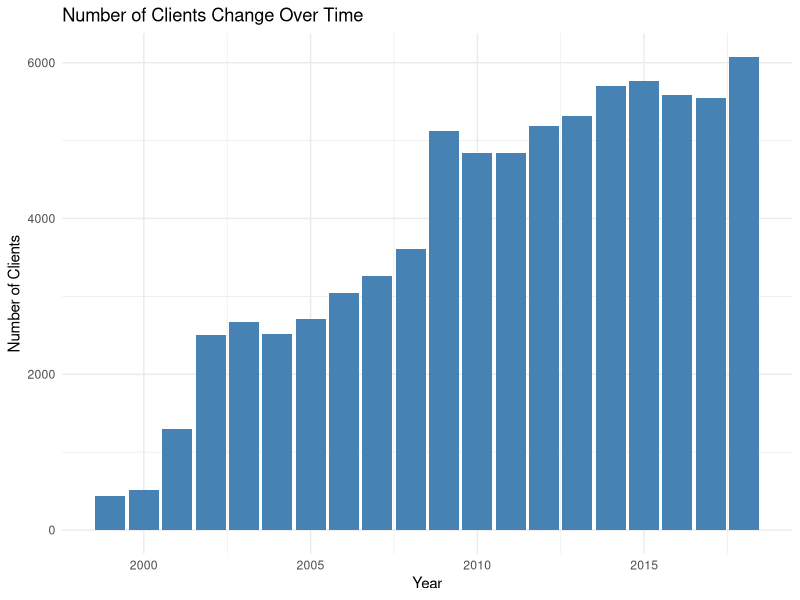
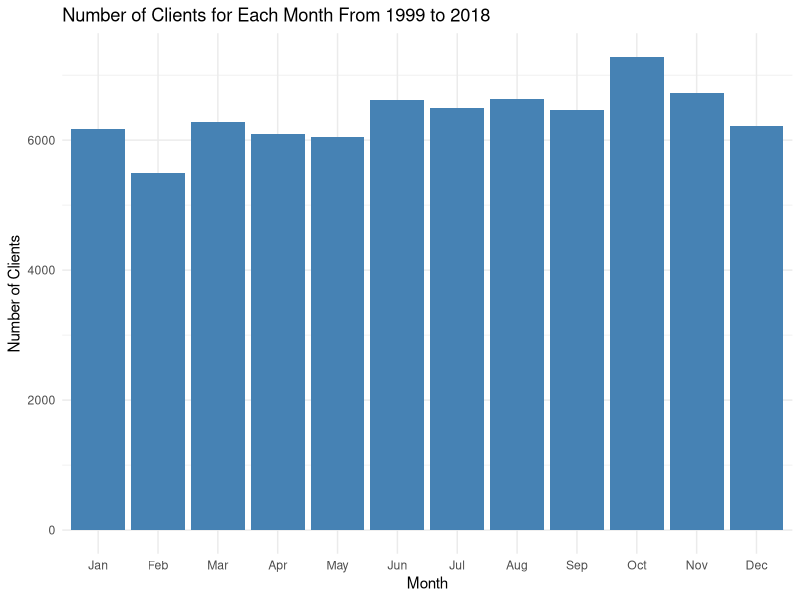
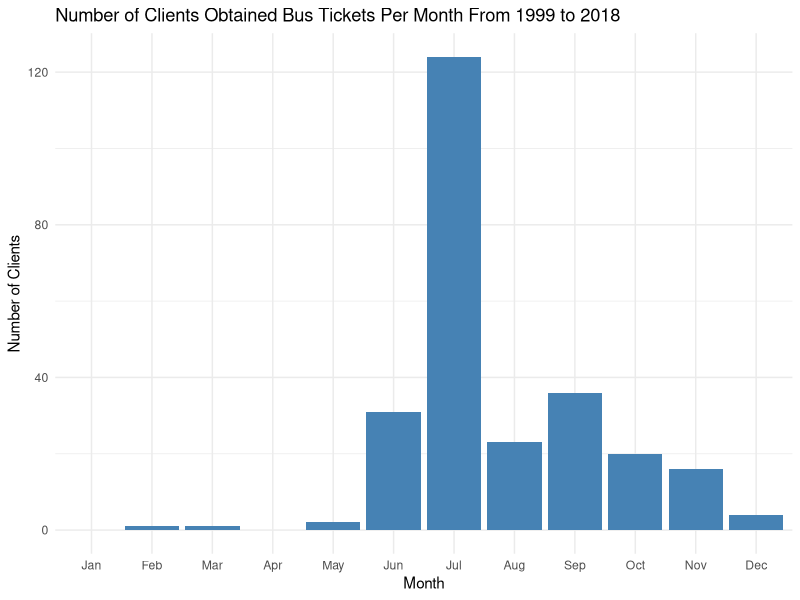
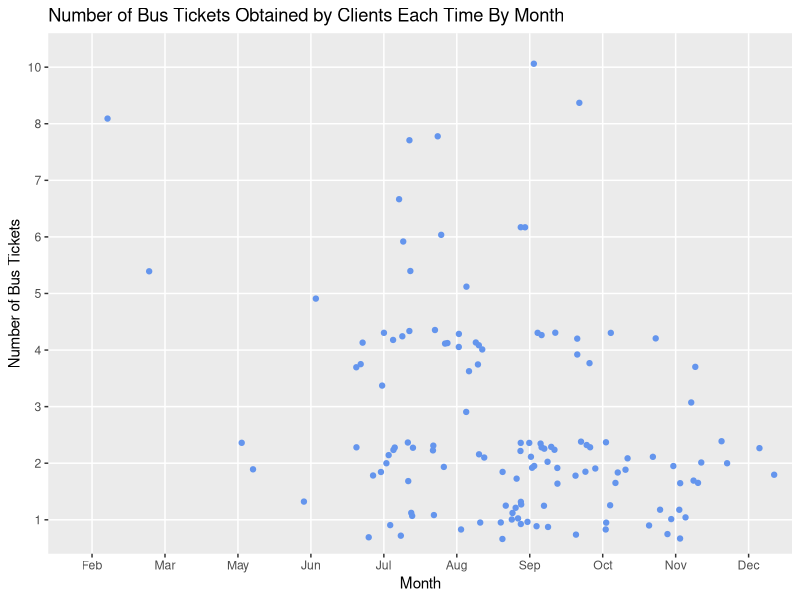
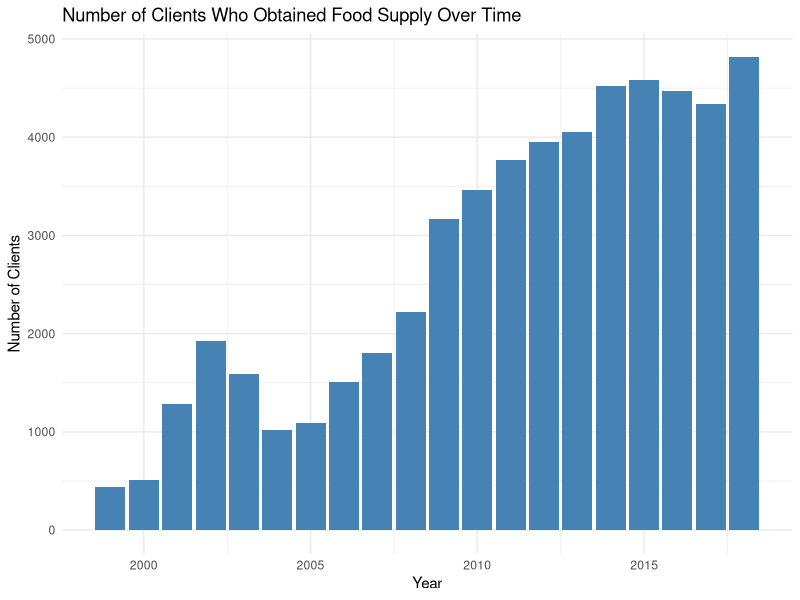
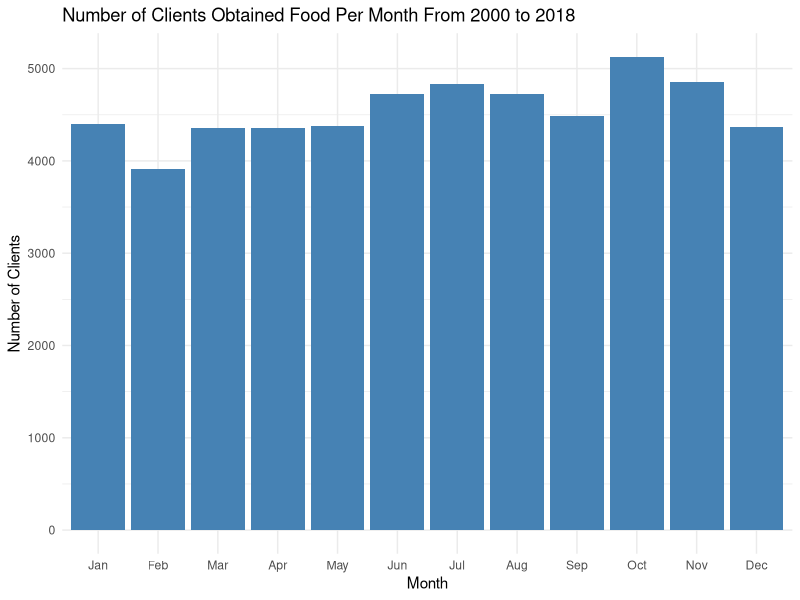
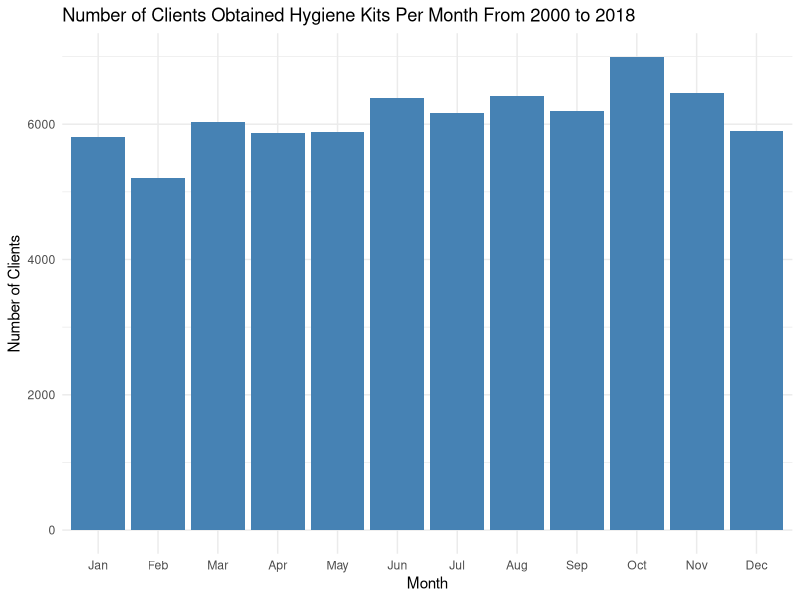

Recreate these plots in R, in order.
## ---- chunk 1
knitr::opts_chunk$set(echo = TRUE)
## ---- chunk 2
library(tidyverse)
library(ggplot2)
library(psych)


require(data.table)
data<-as.data.frame(fread("UMD_Services_Provided_20190719.tsv"))

data1= data %>% 
    separate(Date, into=c("Month", "Day", "Year")) %>%
    filter(1999<= Year & Year <= 2018)

x <- data1 %>%     
  group_by(Year)%>% 
    summarise(count=n())

x$year <- as.numeric(x$Year)

ggplot(data=x, aes(x=year, y=count)) +
  geom_bar(stat="identity", fill="steelblue")+
  theme_minimal() +  
  labs(x='Year',
       y='Number of Clients',
       title='Number of Clients Change Over Time')



## ---- chunk 3
data$date <- as.Date(data$Date, "%m/%d/%Y")

data1$month <- as.numeric(as.character(data1$Month))
data1$year <- as.numeric(as.character(data1$Year))

x2 <- subset(data1, select= c(21, 22,3, 4, 6, 7, 8, 9, 10, 11, 12, 13))
x2$Month<- month.abb[x2$month]
  
x3<- x2 %>% 
  group_by(month) %>%
  summarise(count=n())

x3$Month <- month.abb[x3$month] 
 
o <- ordered(x3$Month, levels = c("Jan", "Feb", "Mar","Apr","May", "Jun", "Jul", "Aug", "Sep", "Oct", "Nov", "Dec"))

x3 %>%
  ggplot(aes(x=o, y=count)) +
  geom_bar(stat="identity", fill="steelblue")+
  theme_minimal() +  
  labs(x='Month',
       y='Number of Clients',
       title='Number of Clients for Each Month From 1999 to 2018')


## ---- chunk 4


o <- ordered(x2$Month, levels = c("Jan", "Feb", "Mar","Apr","May", "Jun", "Jul", "Aug", "Sep", "Oct", "Nov", "Dec"))


x4 <- x2 %>% 
  filter(is.na(`Bus Tickets (Number of)`)==FALSE) %>%
  group_by(month) %>%
  summarize(count=n()) 

x4$Month <- month.abb[x4$month] 
x4[11, 3] <- "Jan"
x4[11, 2] <- 0
x4[12, 3] <- "Apr"
x4[12, 2] <- 0

o <- ordered(x4$Month, levels = c("Jan", "Feb", "Mar","Apr","May", "Jun", "Jul", "Aug", "Sep", "Oct", "Nov", "Dec"))

x4 %>%
  ggplot(aes(x=o, y=count)) +
  geom_bar(stat="identity", fill="steelblue")+
  theme_minimal() +  
  labs(x='Month',
       y='Number of Clients',
       title='Number of Clients Obtained Bus Tickets Per Month From 1999 to 2018')



## ---- chunk 5

x2$bus <- as.character(x2$`Bus Tickets (Number of)`)


new <- x2 %>%
  filter(is.na(`Bus Tickets (Number of)`)==FALSE) %>%
  filter(`Bus Tickets (Number of)`>0)
o <- ordered(new$Month, levels = c("Jan", "Feb", "Mar","Apr","May", "Jun", "Jul", "Aug", "Sep", "Oct", "Nov", "Dec"))
a <- ordered(new$bus, levels= c("0","1", "2", "3", "4", "5", "6", "7", "8", "9", "10", "11"))
  
new1 <- new %>% 
  ggplot(aes(x=o, y = a)) +
  geom_jitter(col="cornflowerblue") +
  labs(title='Number of Bus Tickets Obtained by Clients Each Time By Month')

new1 + scale_x_discrete("Month") +scale_y_discrete("Number of Bus Tickets") 


## ---- chunk 6

x6 <- x2 %>%  
  filter(is.na(`Food Provided for`)==FALSE) %>%
  group_by(year)%>% 
    summarise(count=n())


ggplot(data=x6, aes(x=year, y=count)) +
  geom_bar(stat="identity", fill="steelblue")+
  theme_minimal() +  
  labs(x='Year',
       y='Number of Clients',
       title='Number of Clients Who Obtained Food Supply Over Time')

## ---- chunk 7


o <- ordered(x2$Month, levels = c("Jan", "Feb", "Mar","Apr","May", "Jun", "Jul", "Aug", "Sep", "Oct", "Nov", "Dec"))


x5 <- x2 %>% 
  filter(is.na(`Food Provided for`)==FALSE) %>%
  group_by(month) %>%
  summarize(count=n()) 

x5$Month <- month.abb[x5$month] 

o <- ordered(x5$Month, levels = c("Jan", "Feb", "Mar","Apr","May", "Jun", "Jul", "Aug", "Sep", "Oct", "Nov", "Dec"))

x5 %>%
  ggplot(aes(x=o, y=count)) +
  geom_bar(stat="identity", fill="steelblue")+
  theme_minimal() +  
  labs(x='Month',
       y='Number of Clients',
       title='Number of Clients Obtained Food Per Month From 2000 to 2018')



## ---- chunk 8


o <- ordered(x2$Month, levels = c("Jan", "Feb", "Mar","Apr","May", "Jun", "Jul", "Aug", "Sep", "Oct", "Nov", "Dec"))


x7 <- x2 %>% 
  filter(is.na(x2$`Hygiene Kits`==FALSE) )%>%
  group_by(month) %>%
  summarize(count=n()) 

x7$Month <- month.abb[x7$month] 

o <- ordered(x5$Month, levels = c("Jan", "Feb", "Mar","Apr","May", "Jun", "Jul", "Aug", "Sep", "Oct", "Nov", "Dec"))

x7 %>%
  ggplot(aes(x=o, y=count)) +
  geom_bar(stat="identity", fill="steelblue")+
  theme_minimal() +  
  labs(x='Month',
       y='Number of Clients',
       title='Number of Clients Obtained Hygiene Kits Per Month From 2000 to 2018')


